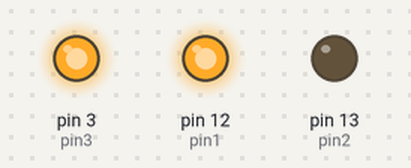
Bench run of a sketch on a simulated Arduino Uno, built with avr-gcc and run on an emulated ATmega328P. On the bench: output pins drawn as LEDs (lit = HIGH).

Above: at 0.02 s.
At 0.77 s:
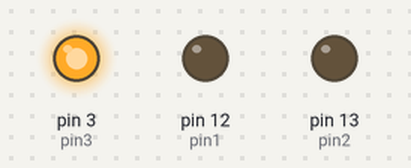
At 1.47 s:
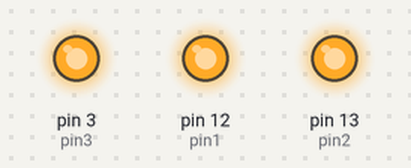
At 2.92 s:
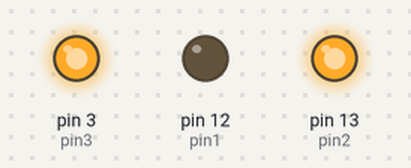
Timing chart, 0 to 3.2 s (numbered marks = the images above):
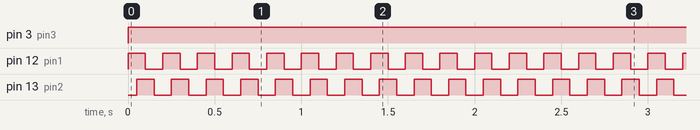

The sketch:

sketch_feb14a.ino
```cpp
int pin1 =12;
int pin2 =13;
int pin3 = 3;
void setup() {
  // put your setup code here, to run once:
pinMode(pin1,OUTPUT);
pinMode(pin2,OUTPUT);
pinMode(pin3,OUTPUT);
}

void loop() {
  // put your main code here, to run repeatedly:
digitalWrite(pin1,HIGH);
digitalWrite(pin3,HIGH);
delay(50);
digitalWrite(pin2,HIGH);
//digitalWrite(pin3,LOW);
delay(50);
digitalWrite(pin1,LOW);
delay(50);
//digitalWrite(pin3,HIGH);
digitalWrite(pin2,LOW);
delay(50);
}
```

Measured:
- by itself, pin 3 (pin3): LOW → HIGH at 0.00 s
- by itself, pin 12 (pin1), pin 13 (pin2): alternates HIGH for 0.10 s and LOW for 0.10 s
